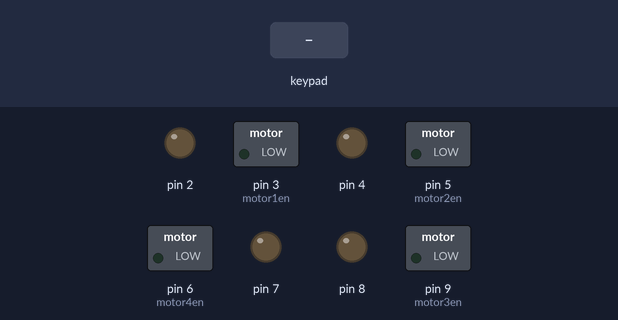
Recording of a sketch running on a simulated Arduino Uno, built with avr-gcc and run on an emulated ATmega328P. Shown: switched loads named in the sketch (green lamp = pin HIGH), output pins drawn as LEDs (lit = HIGH). The inputs (shaded band) are chosen by the test bench. What the sketch prints to the serial monitor is not drawn.

Above: at 1.2 s.
1.3 s: key 'U' pressed
At 2.3 s:
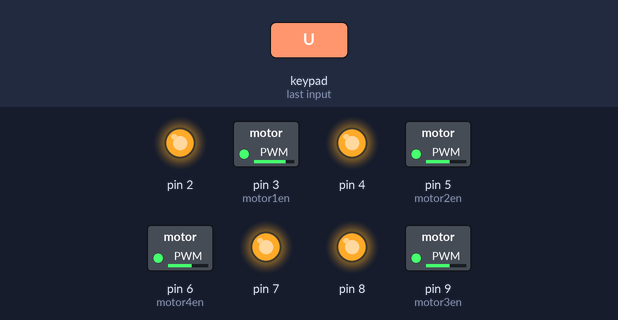
2.9 s: key 'D' pressed
At 3.4 s:
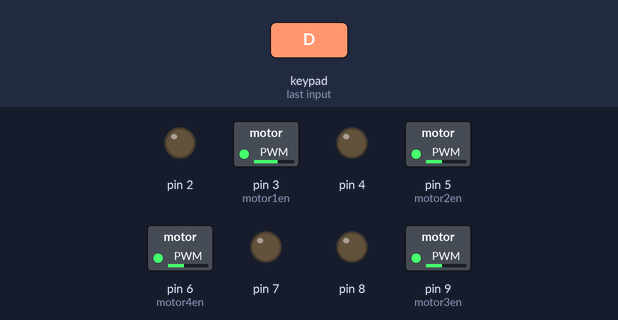
4.4 s: key 'L' pressed
At 4.8 s:
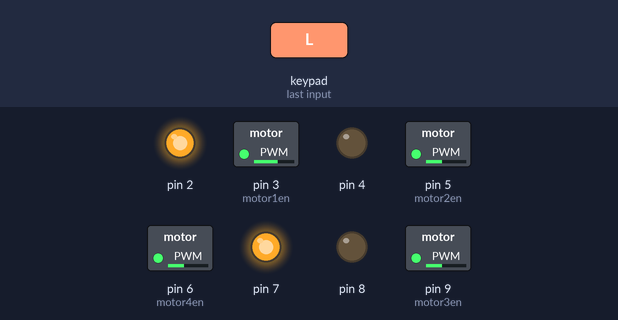
5.9 s: key 'R' pressed
At 7.2 s:
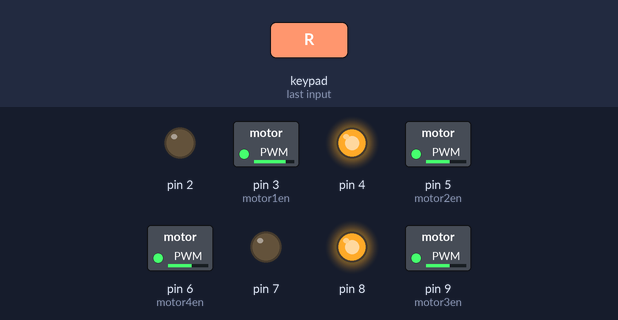
7.5 s: key 'U' pressed
At 8.0 s:
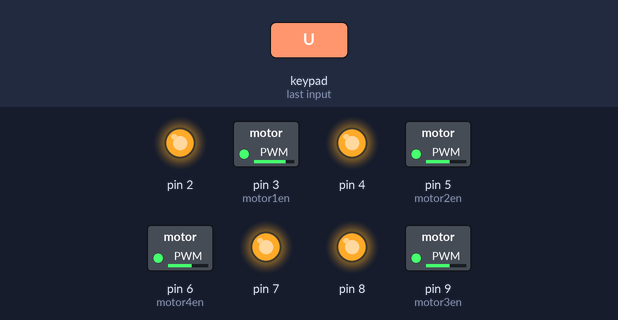
9.0 s: key 'L' pressed
At 10.0 s:
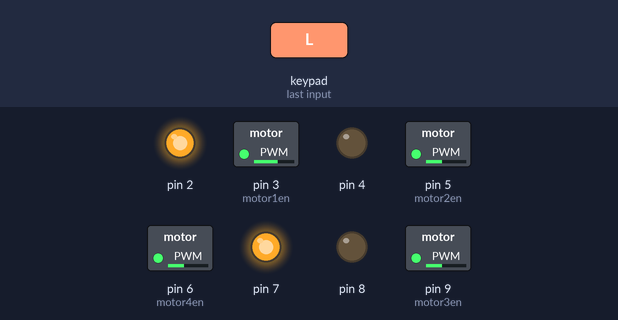
Timing chart, 0 to 11.5 s (numbered marks = the images above; inputs shaded):
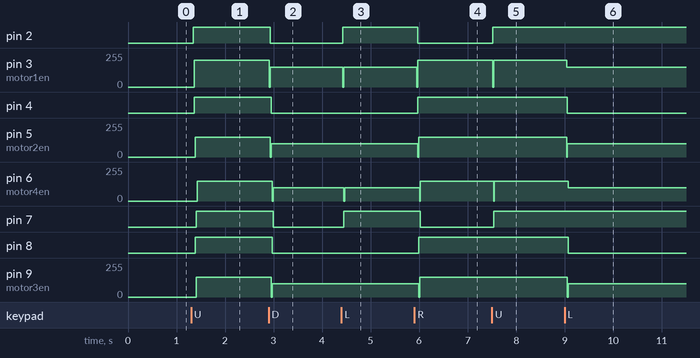

Measured:
- after the input at 1.3 s, pin 2: LOW → HIGH at once; pin 3 (motor1en): 0/255 → 200/255 after 0.06 s; pin 4: LOW → HIGH after 0.06 s; pin 5 (motor2en): 0/255 → 150/255 after 0.08 s; pin 6 (motor4en): 0/255 → 150/255 after 0.12 s
- after the input at 2.9 s, pin 2: HIGH → LOW at once; pin 3 (motor1en): 200/255 → 150/255 at once; pin 4: HIGH → LOW after 0.05 s; pin 5 (motor2en): 150/255 → 100/255 at once; pin 6 (motor4en): 150/255 → 100/255 after 0.07 s
- after the input at 4.4 s, pin 2, pin 7: LOW → HIGH at once; pin 3 (motor1en): 150/255 → 0/255 at once, → 150/255 0.02 s later; pin 6 (motor4en): 100/255 → 0/255 at once, → 100/255 0.02 s later
- after the input at 5.9 s, pin 2: HIGH → LOW after 0.07 s; pin 3 (motor1en): 150/255 → 200/255 after 0.05 s; pin 4: LOW → HIGH after 0.07 s; pin 5 (motor2en): 100/255 → 150/255 after 0.07 s; pin 6 (motor4en): 100/255 → 150/255 after 0.11 s
- after the input at 7.5 s, pin 2, pin 7: LOW → HIGH at once; pin 3 (motor1en): 200/255 → 0/255 at once, → 200/255 0.02 s later; pin 6 (motor4en): 150/255 → 0/255 at once, → 150/255 0.02 s later
- after the input at 9.0 s, pin 3 (motor1en): 200/255 → 150/255 at once; pin 4: HIGH → LOW after 0.06 s; pin 5 (motor2en): 150/255 → 100/255 at once; pin 6 (motor4en): 150/255 → 100/255 after 0.08 s; pin 8: HIGH → LOW after 0.08 s

The sketch:

Manual_Bot.ino
```cpp
#include <PS2X_lib.h>  //for v1.6
PS2X ps2x;
/*
5 3 6 9
4 2 7 8
*/
#define motor2en 5
#define motor1en 3
#define motor4en 6
#define motor3en 9

#define motor2_1 4

#define motor1_1 2


#define motor4_1 7


#define motor3_1 8


int error = 0;
byte type = 0;
byte vibrate = 0;


boolean lfs,rfs,rrs,lrs;
int lf,lr,rr,rf;
int x,y,rotate;
boolean mode =1 ;
boolean notmode=0;


class MOTORM {
  public:
  void attach( byte, byte);
  void write(boolean,byte);
  void stop();

  private:
    byte enm;
   byte in1m;
   boolean statem;
   boolean pstatem;


}motor1,motor2,motor3,motor4;


void setup(){

   Serial.begin(57600);
 error = ps2x.config_gamepad(12,11,13,10, true, false);   //setup pins and settings:  GamePad(clock, command, attention, data, Pressures?, Rumble?) check for error

   if(error == 0){   Serial.println("Found Controller, configured successful");
   Serial.println("Try out all the buttons, X will vibrate the controller, faster as you press harder;");
  Serial.println("holding L1 or R1 will print out the analog stick values.");
  Serial.println("Go to www.billporter.info for updates and to report bugs.");
 }
   else if(error == 1)
   Serial.println("No controller found, check wiring, see readme.txt to enable debug. visit www.billporter.info for troubleshooting tips");

  else if(error == 2)
   Serial.println("Controller found but not accepting commands. see readme.txt to enable debug. Visit www.billporter.info for troubleshooting tips");

  else if(error == 3)
   Serial.println("Controller refusing to enter Pressures mode, may not support it. ");

   //Serial.print(ps2x.Analog(1), HEX);

   type = ps2x.readType();
     switch(type) {
       case 0:
        Serial.println("Unknown Controller type");
       break;
       case 1:
        Serial.println("DualShock Controller Found");
       break;
       case 2:
         Serial.println("GuitarHero Controller Found");
       break;
     }


motor1.attach(motor1en,motor1_1);
motor2.attach(motor2en,motor2_1);
motor3.attach(motor3en,motor3_1);
motor4.attach(motor4en,motor4_1);


}

void loop()
{

   ps2x.read_gamepad();
  if(ps2x.ButtonPressed(PSB_SELECT))
  {
    mode=!mode;
    notmode=!notmode;
  }

     if(ps2x.Button(PSB_PAD_UP)) {
       int UP = map(ps2x.Button(PSB_PAD_UP),0,255,50,150);
       motor1.write(mode,200);
       motor2.write(mode,150);
       motor3.write(mode,150);
       motor4.write(mode,150);
       delay(25);
     }

      if(ps2x.Button(PSB_PAD_LEFT))
       {
        int RIGHT = map(ps2x.Button(PSB_PAD_LEFT),0,255,100,200);

        motor1.write(mode,150);
        motor2.write(notmode,100);
        motor3.write(notmode,100);
        motor4.write(mode,100);
        delay(25);
      }

      if(ps2x.Button(PSB_PAD_RIGHT)){

            int LEFT = map(ps2x.Button(PSB_PAD_RIGHT),0,255,50,150);
         motor1.write(notmode,200);
        motor2.write(mode,150);
        motor3.write(mode,150);
        motor4.write(notmode,150);
       delay(25);

      }
      if(ps2x.Button(PSB_PAD_DOWN)){

        int DOWN= map(ps2x.Button(PSB_PAD_DOWN),0,255,50,150);
       motor1.write(notmode,150);
       motor2.write(notmode,100);
       motor3.write(notmode,100);
       motor4.write(notmode,100);
       delay(25);
   }
  if(ps2x.Button(PSB_BLUE))
  {
    motor1.stop();
    motor2.stop();
    motor3.stop();
    motor4.stop();
  }

    if(ps2x.Button(PSB_L1)) // print stick values if either is TRUE
    {


   x= ps2x.Analog(PSS_LX)-128;
   y= (255-ps2x.Analog(PSS_LY))-127;

   rotate=(ps2x.Analog(PSS_RX))-128;

   lf=y+x+rotate;
if(lf >=0 )   lfs= 1 ; else  lfs =0;

   lr=y-x+rotate;
   if(lr >=0 )   lrs= 1 ;else  lrs =0;
   rf=y-x-rotate;
if(rf >=0 )   rfs= 1 ;else  rfs =0;
   rr=y+x-rotate;
if(rr >=0 )   rrs= 1 ;else rrs =0;

  // normalize wheel throttles
  int maximum = max(max(abs(lf), abs(rf)), max(abs(lr), abs(rr)));
  if (maximum > 127) {
    lf = (lf / maximum) * 127;
    rf = (rf / maximum) * 127;
    lr = (lr / maximum) * 127;
    rr = (rr / maximum) * 127;


  }
   if( rf ==0 && lf==0 && lr== 0 && rr==0)
   {

     motor1.stop();
     motor2.stop();
     motor3.stop();
     motor4.stop();


   }
   else {

     if(lf !=0)
     {
  lf=abs(lf)+127;
     }
  if(rf !=0)
  {
  rf=abs(rf)+127;
  }
  if(lr !=0)
  {
  lr=abs(lr)+127;
  }
  if(rr != 0)
  {
  rr=abs(rr)+127;
  }

  motor2.write(rfs,abs(rf));
  motor4.write(rrs,abs(rr));
  motor1.write(lfs,abs(lf));
  motor3.write(lrs,abs(lr));


   }


  /*
        Serial.print("Stick Values:");
        Serial.print(rfs, DEC); //Left stick, Y axis. Other options: LX, RY, RX
        Serial.print(",");
        Serial.print(rrs, DEC);
        Serial.print(",");
        Serial.print(lfs, DEC);
        Serial.print(",");
        Serial.println(lrs, DEC);

        Serial.print("Stick Values:");
        Serial.print(rf, DEC); //Left stick, Y axis. Other options: LX, RY, RX
        Serial.print(",");
        Serial.print(rr, DEC);
        Serial.print(",");
        Serial.print(lf, DEC);
        Serial.print(",");
        Serial.println(lr, DEC);

 */

     delay(20);
    }


    delay(50);
 }


void MOTORM::attach( byte MOen, byte MO1 )
{

 MOTORM::enm=MOen;
 MOTORM::in1m=MO1;


  pinMode(MOen,OUTPUT);
  pinMode(MO1,OUTPUT);
  pstatem=0;
  statem=0;

}


void MOTORM::write(boolean MOdir,byte MOspeed)
{

      MOTORM::statem=MOdir ;

      if(statem!=pstatem)
      {
  analogWrite(enm,0);
  digitalWrite(in1m,HIGH);

  delay(20);
  //Serial.println("here");
      }

 MOspeed=constrain(MOspeed,0,254);
  analogWrite(enm,MOspeed);
  digitalWrite(in1m,MOdir);

  pstatem=statem ;
}

void MOTORM::stop()
{
  analogWrite(enm,0);
  digitalWrite(in1m,LOW);

}
```
